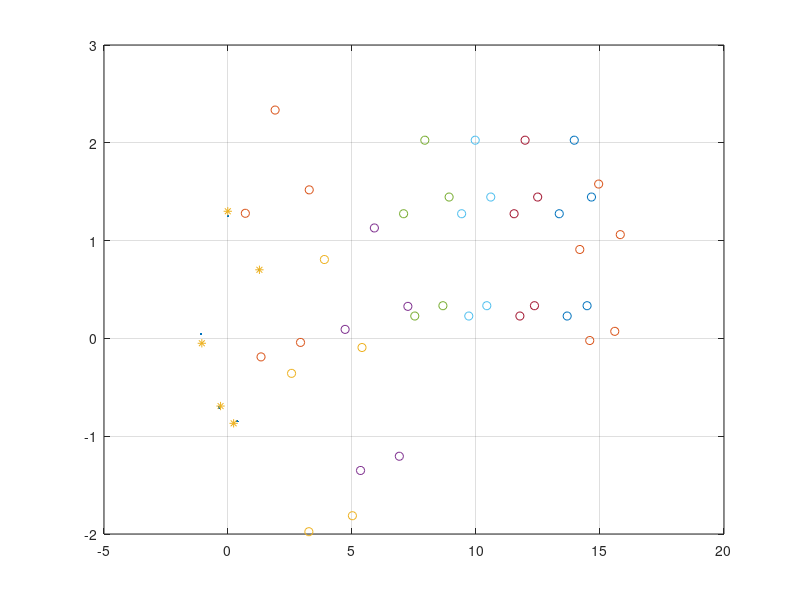

Write MATLAB code to recreate this figure.
s1 = sin(2*pi/5);
s2 = sin(4*pi/5);
c1 = cos(2*pi/5);
c2 = cos(pi/5);
V = [0 1;-s1 c1;-s2 -c2;s2 -c2;s1 c1];
d12 = sqrt(2*(1-c1));
% d12 = d15 = d23 = d34 = d45
d13 = sqrt(2*(1+c2));
% d13 = d14
delta = 1;
kv = 10;
T = 0.01;

q0 = zeros(5,2);
qout = zeros(1500,5,2);
for i = 1:5
    q0(i,:) = [V(i,:)+delta*(rand(1,2)-0.5*ones(1,2))];
end
q = q0;

for t = 1:1500
    pt = 1+0.5*sin(0.4*t*T);
    dij = pt*[d12 d13 d13 d12 d12 d12 d12];

    if t == 1
        dij_ = dij;
    end
    ddij = (dij-dij_)/T;
    dij_ = dij;
    dv = dij.*ddij;
    vd = [1 cos(t*T)];

    Rq = [(q(1,:)-q(2,:)) (q(2,:)-q(1,:)) zeros(1,6);
          (q(1,:)-q(3,:)) zeros(1,2) (q(3,:)-q(1,:)) zeros(1,4);
          (q(1,:)-q(4,:)) zeros(1,4) (q(4,:)-q(1,:)) zeros(1,2);
          (q(1,:)-q(5,:)) zeros(1,6) (q(5,:)-q(1,:));
          zeros(1,2) (q(2,:)-q(3,:)) (q(3,:)-q(2,:)) zeros(1,4);
          zeros(1,4) (q(3,:)-q(4,:)) (q(4,:)-q(3,:)) zeros(1,2);
          zeros(1,6) (q(4,:)-q(5,:)) (q(5,:)-q(4,:))];
    
    Rq_plus = Rq'/(Rq*Rq');

    qij = [norm((q(1,:)-q(2,:))) norm((q(1,:)-q(3,:))) norm((q(1,:)-q(4,:))) ...
        norm((q(1,:)-q(5,:))) norm((q(2,:)-q(3,:))) norm((q(3,:)-q(4,:))) norm((q(4,:)-q(5,:)))];

    e = qij - dij;

    z = e.*(e+2*dij);

    u = zeros(5,2);
    Rqt = Rq_plus;
    for i = 1:5
        k = (-kv*z+dv);
        sum = 0;
        for j = 1:7
            sum = sum + Rqt(2*(i-1)+1:2*(i-1)+2,j)*k(j);
        end
        u(i,:) = sum' + vd;
    end

    q = q+u*T;
    qout(t,:,:) = q;
end

figure(1)
plot(qout(1,:,1),qout(1,:,2),'.');
hold on
grid on
% for t = 2:1000
%     plot(qout(t,:,1),qout(t,:,2),'.');
% end
plot(qout(200,:,1),qout(200,:,2),'o');
plot(qout(400,:,1),qout(400,:,2),'o');
plot(qout(600,:,1),qout(600,:,2),'o');
plot(qout(800,:,1),qout(800,:,2),'o');
plot(qout(1000,:,1),qout(800,:,2),'o');
plot(qout(1200,:,1),qout(800,:,2),'o');
plot(qout(1400,:,1),qout(800,:,2),'o');
plot(qout(end,:,1),qout(end,:,2),'o');
plot(q0(:,1),q0(:,2),'*');
hold off
